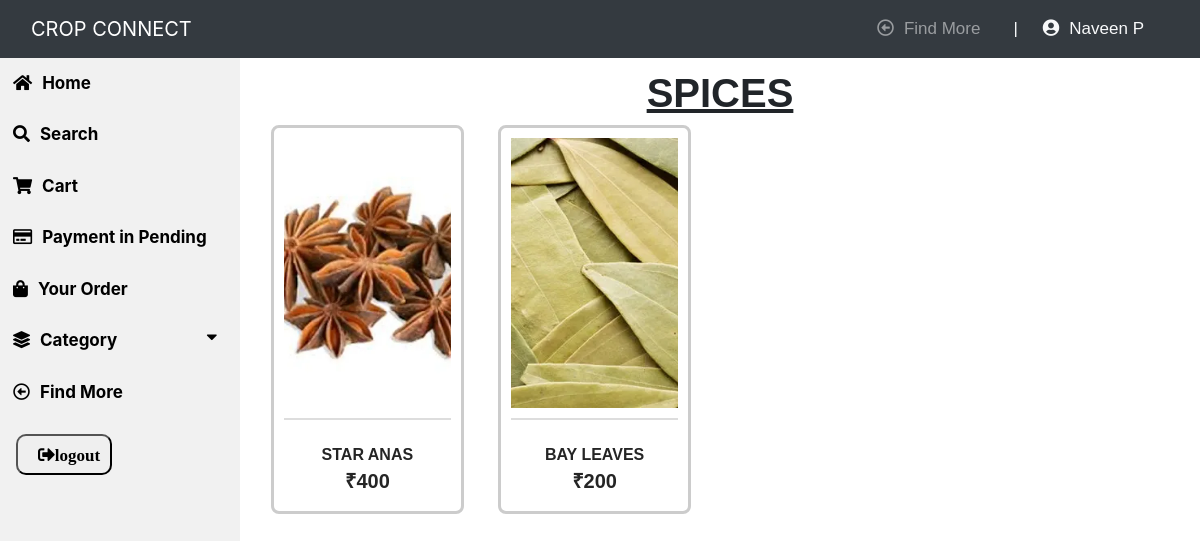
Page /spices_cat (signed in) on the committed database.
### app/models.py (models this page shows, shortened)
class Visitor(models.Model):
    user = models.OneToOneField(User, on_delete=models.CASCADE)
    joindate = models.DateField(auto_now_add=True)
    email = models.EmailField(unique=True)
    gender = models.CharField(max_length=20)
    district = models.ForeignKey(District, on_delete=models.CASCADE)
    status = models.BooleanField(default=False)
    @property
    def get_name(self):
        return self.user.first_name+" "+self.user.last_name

class Product(models.Model):
    product_name = models.CharField(max_length=30)
    describe = models.CharField(max_length=1000)
    joindate = models.DateField(auto_now_add=True)
    image_1 = models.ImageField(upload_to='product image/')
    image_2 = models.ImageField(upload_to='product image/')
    image_3 = models.ImageField(upload_to='product image/')
    image_4 = models.ImageField(upload_to='product image/')
    seller = models.ForeignKey(Seller, on_delete=models.CASCADE)
    category = models.CharField(max_length=30)
    price = models.IntegerField()
    price_per_quantity = models.CharField(max_length=20)
    status = models.BooleanField(default=False)
    stock = models.BooleanField(default=True)
    activity = models.BooleanField(default=True)

### app/views.py (the view)
# urls.py: path('spices_cat',spices_cat, name='spices_cat'),
@login_required(login_url='visitor_login')
@user_passes_test(is_visitor)
def spices_cat(request):
    spi = Product.objects.all().filter(status=True,activity=True,category="Spices")
    return render(request, 'visitor/spices_cat.html',{'spi':spi})

### app/views.py (called while the page is built)
def is_visitor(user):
    return user.groups.filter(name='VISITOR').exists()

### app/templates/visitor/spices_cat.html (shortened to what this page needs)
{% extends "visitor/visitor_market_home.html" %}
{% block content %}
{% load static %}
{% load crispy_forms_tags %}
<div class="content">
    <h1 style="text-align: center;"><b><u>SPICES</u></b></h1>
    {% for s in spi %}
    <div class="col-lg-3 col-md-4 col-sm-6 " style="display: inline-block; width: 24%;">
        <div class="featured__item">
            <a href="{% url 'view_product_visitor'  s.id %}" >
            <div class="featured__item__pic set-bg" style="background-image: url('{{s.image_1.url}}'); background-size: cover;">
            </div></a>
            <hr style="border: 1px solid #ddd; margin: 10px 0;">
            <div class="featured__item__text">
                <h6 style="text-transform: uppercase; font-family: Cairo, sans-serif;"><a href="{% url 'view_product_visitor'  s.id %}" ><b>{{s.product_name}}</b></a></h6>
                <h5 style="text-transform: uppercase; font-family: Cairo, sans-serif;"><b>₹{{s.price}}</b></h5>
            </div>
        </div>
    </div>
    {% empty %}
    <center>
        <img src="{% static 'image/empty1.png' %}" width="450" height="400">
        <p style="text-transform: uppercase; font-family: 'Gill Sans', 'Gill Sans MT', Calibri, 'Trebuchet MS', sans-serif;"><b>No Products in this category</b></p>
    </center>
    {% endfor %}
</div>
{% endblock %}

### app/templates/visitor/visitor_market_home.html (shortened to what this page needs)
{% load crispy_forms_tags %}
<html>
    <head>
        <link rel="stylesheet" href="https://use.fontawesome.com/releases/v5.7.0/css/all.css">
        <link rel="stylesheet" href="https://maxcdn.bootstrapcdn.com/bootstrap/4.0.0/css/bootstrap.min.css">
        {% load static %}
        <link rel="stylesheet" type="text/css" href="{% static 'visitor/visitor_market_home.css' %}">
    </head>
    <body>
    <nav class="navbar navbar-dark navbar-expand-md sticky-top bg-dark">
        <div class="container-fluid"><a class="navbar-brand text-center" href="#" style="margin: 0px 0px;">CROP CONNECT</a>
            <div class="collapse navbar-collapse" id="navcol-1">
                <ul class="nav navbar-nav text-light ml-auto">
                    <li class="nav-item" role="presentation"><a class="nav-link" href="{% url 'visitor_home' %}"><i class="far fa-arrow-alt-circle-left"></i>Find More</a></li>
                    <li class="nav-item" role="presentation"><a class="bar">|</a></li>
                    <li class="nav-item" role="presentation"><a class="user"><i class="fas fa-user-circle"></i>{{user.visitor.get_name}}</a></li>
                </ul>
            </div>
        </div>
    </nav>
    <div class="sidebar">
        <a href="{% url 'visitor_market_home' %}"><i class="fas fa-home"></i>Home</a>
        <a href="{% url 'search' %}"><i class="fas fa-search"></i>Search</a>
        <a href="{% url 'cart' %}"><i class="fas fa-shopping-cart"></i>Cart</a>
        <a href="{% url 'pending_order' %}"><i class="far fa-credit-card" style="padding-right: 10px;"></i>Payment in Pending</a>
        <a href="{% url 'your_order' %}"><i class="fas fa-shopping-bag"></i>Your Order</a>
        <button class="dropdown-btn"><i class="fas fa-layer-group"></i>Category<i class="fas fa-caret-down"></i></button>
        <a href="{% url 'visitor_home' %}"><i class="far fa-arrow-alt-circle-left"></i>Find More</a>
        <div class="logout">
            <form method="post" action="{% url 'logout' %}">
                <button class="fas fa-sign-out-alt"  type="submit">logout</button>
            </form>
        </div>
    </div>
    {% block content %}{% endblock %}
    </body>
</html>

### app/static/visitor/visitor_market_home.css (style rules this page uses)
.sidebar { margin: 0; padding: 0; width: 20%; background-color:#f1f1f1; position: fixed; height: 93%; overflow: auto; }
.sidebar a, .dropdown-btn, .dropdown-container a { display: block; color: black; padding: 13px; font-size: 17px; font-weight: bold; text-decoration: none; border: none; background: none; width:100%; text-align: left; cursor: pointer; outline: none; }
.logout { display: block; color: black; padding: 16px; font-size: 17px; font-weight: bold; text-decoration: none; }
div.content { padding: 1px 16px; height: auto; width: 80%; float: right; }
.fa-caret-down { float: right; padding-right: 8px; }
.fas { padding-right: 10px; }
.far { padding-right: 10px; }
.nav-item { font-size: 17px; font-family:'Lucida Sans', 'Lucida Sans Regular', 'Lucida Grande', 'Lucida Sans Unicode', Geneva, Verdana, sans-serif; padding-right: 25px; }
div.content h1 { text-align: center; padding-top: 10px; font-family: 'Lucida Sans', 'Lucida Sans Regular', 'Lucida Grande', 'Lucida Sans Unicode', Geneva, Verdana, sans-serif; }
ul { list-style-type: none; list-style: none; align-items: center; }

### app/templates/visitor/spices_cat.html (style rules this page uses)
.featured__item { margin-bottom: 50px; border: 3px solid #ccc; padding: 10px; border-radius: 8px; }
.featured__item__pic { height: 270px; position: relative; overflow: hidden; background-position: center; padding-top: 15px; }
.featured__item__text { text-align: center; padding-top: 15px; }
.featured__item__text h6 { margin-bottom: 5px; }
.featured__item__text h6 a { color: #252525; }
.featured__item__text h5 { color: #252525; font-weight: 700; }
.featured__item__pic { height: 270px; position: relative; overflow: hidden; background-position: center center; }
button { padding: 10px 20px 10px 20px; border-radius: 10px; }

### rows in the picture
Product: image_1 (picture), product_name "STAR ANAS", price "400"
Product: image_1 (picture), product_name "BAY LEAVES", price "200"

### other values in the picture
{{ user.visitor.get_name }} "Naveen P"
